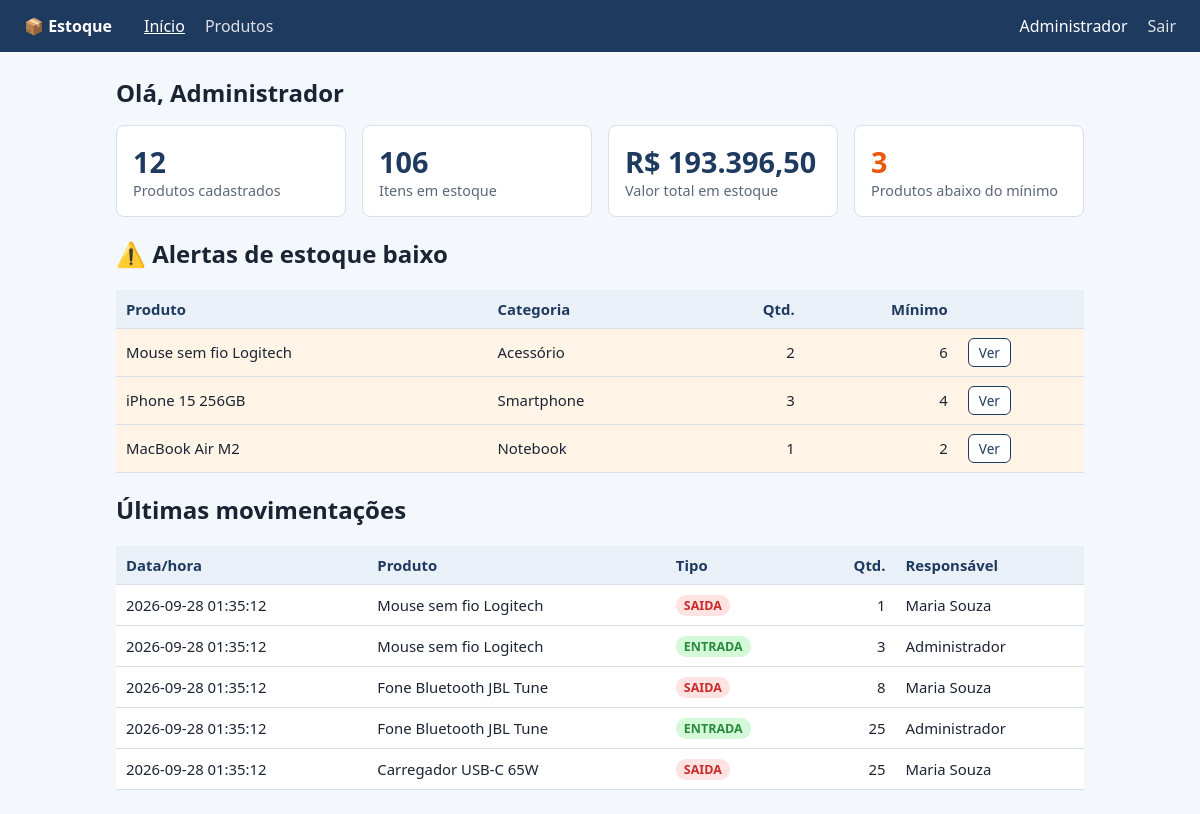
/ (signed in), run on the app's committed database.
### tables this page shows
CREATE TABLE usuarios (
  id INTEGER PRIMARY KEY AUTOINCREMENT,
  nome TEXT NOT NULL,
  login TEXT NOT NULL UNIQUE,
  senha_hash TEXT NOT NULL
);

CREATE TABLE produtos (
  id INTEGER PRIMARY KEY AUTOINCREMENT,
  nome TEXT NOT NULL,
  categoria_id INTEGER NOT NULL REFERENCES categorias(id),
  especificacoes TEXT,
  preco REAL NOT NULL CHECK (preco >= 0),
  quantidade INTEGER NOT NULL DEFAULT 0 CHECK (quantidade >= 0),
  estoque_minimo INTEGER NOT NULL DEFAULT 0 CHECK (estoque_minimo >= 0)
);

CREATE TABLE categorias (
  id INTEGER PRIMARY KEY AUTOINCREMENT,
  nome TEXT NOT NULL UNIQUE
);

CREATE TABLE movimentacoes (
  id INTEGER PRIMARY KEY AUTOINCREMENT,
  produto_id INTEGER NOT NULL REFERENCES produtos(id),
  usuario_id INTEGER NOT NULL REFERENCES usuarios(id),
  tipo TEXT NOT NULL CHECK (tipo IN ('ENTRADA','SAIDA')),
  quantidade INTEGER NOT NULL CHECK (quantidade > 0),
  data_hora TEXT NOT NULL DEFAULT (datetime('now','localtime')),
  observacao TEXT
);

### app.py (the view)
@app.route("/")
@login_required
def index():
    db = get_db()
    resumo = db.execute("""
        SELECT COUNT(*) AS total_produtos,
               COALESCE(SUM(quantidade), 0) AS total_itens,
               COALESCE(SUM(quantidade * preco), 0) AS valor_estoque,
               COALESCE(SUM(quantidade < estoque_minimo), 0) AS em_alerta
        FROM produtos""").fetchone()
    alertas = db.execute("""
        SELECT p.id, p.nome, p.quantidade, p.estoque_minimo, c.nome AS categoria
        FROM produtos p JOIN categorias c ON c.id = p.categoria_id
        WHERE p.quantidade < p.estoque_minimo
        ORDER BY (p.estoque_minimo - p.quantidade) DESC""").fetchall()
    recentes = db.execute("""
        SELECT m.tipo, m.quantidade, m.data_hora, p.nome AS produto, u.nome AS usuario
        FROM movimentacoes m
        JOIN produtos p ON p.id = m.produto_id
        JOIN usuarios u ON u.id = m.usuario_id
        ORDER BY m.data_hora DESC, m.id DESC LIMIT 5""").fetchall()
    return render_template("index.html", resumo=resumo, alertas=alertas,
                           recentes=recentes)

### app.py (called while the page is built)
def get_db():
    if "db" not in g:
        g.db = sqlite3.connect(DB_PATH)
        g.db.row_factory = sqlite3.Row
        g.db.execute("PRAGMA foreign_keys = ON")
    return g.db

def login_required(view):
    @wraps(view)
    def wrapped(*args, **kwargs):
        if "usuario_id" not in session:
            return redirect(url_for("login", next=request.path))
        return view(*args, **kwargs)
    return wrapped

### templates/index.html
{% extends "base.html" %}
{% block conteudo %}
<h1>Olá, {{ session.usuario_nome }}</h1>
<div class="cards">
  <div class="card"><div class="num">{{ resumo.total_produtos }}</div><div class="rot">Produtos cadastrados</div></div>
  <div class="card"><div class="num">{{ resumo.total_itens }}</div><div class="rot">Itens em estoque</div></div>
  <div class="card"><div class="num">R$ {{ '{:,.2f}'.format(resumo.valor_estoque).replace(',', 'X').replace('.', ',').replace('X', '.') }}</div><div class="rot">Valor total em estoque</div></div>
  <div class="card"><div class="num {{ 'alerta' if resumo.em_alerta }}">{{ resumo.em_alerta }}</div><div class="rot">Produtos abaixo do mínimo</div></div>
</div>
<h2>⚠️ Alertas de estoque baixo</h2>
{% if alertas %}
<table>
  <tr><th>Produto</th><th>Categoria</th><th class="num">Qtd.</th><th class="num">Mínimo</th><th></th></tr>
  {% for a in alertas %}
  <tr class="baixo">
    <td>{{ a.nome }}</td><td>{{ a.categoria }}</td>
    <td class="num">{{ a.quantidade }}</td><td class="num">{{ a.estoque_minimo }}</td>
    <td><a class="btn sec peq" href="{{ url_for('produto_editar', pid=a.id) }}">Ver</a></td>
  </tr>
  {% endfor %}
</table>
{% else %}
<div class="card vazio">Nenhum produto abaixo do estoque mínimo. 👍</div>
{% endif %}
<h2>Últimas movimentações</h2>
{% if recentes %}
<table>
  <tr><th>Data/hora</th><th>Produto</th><th>Tipo</th><th class="num">Qtd.</th><th>Responsável</th></tr>
  {% for m in recentes %}
  <tr>
    <td>{{ m.data_hora }}</td><td>{{ m.produto }}</td>
    <td><span class="tag {{ 'ent' if m.tipo == 'ENTRADA' else 'sai' }}">{{ m.tipo }}</span></td>
    <td class="num">{{ m.quantidade }}</td><td>{{ m.usuario }}</td>
  </tr>
  {% endfor %}
</table>
{% else %}
<div class="card vazio">Sem movimentações ainda.</div>
{% endif %}
{% endblock %}

### templates/base.html (shortened to what this page needs)
<!doctype html>
<html lang="pt-br">
<head>
<link rel="stylesheet" href="{{ url_for('static', filename='style.css') }}">
</head>
<body>
{% if session.usuario_id %}
<nav>
  <a class="marca" href="{{ url_for('index') }}">📦 Estoque</a>
  <a href="{{ url_for('index') }}" class="{{ 'ativo' if request.endpoint == 'index' }}">Início</a>
  <a href="{{ url_for('produtos_lista') }}" class="{{ 'ativo' if request.endpoint.startswith('produto') }}">Produtos</a>
  <span>{{ session.usuario_nome }}</span>
  <a href="{{ url_for('logout') }}">Sair</a>
</nav>
{% endif %}
<main>
  {% block conteudo %}{% endblock %}
</main>
</body>
</html>

### static/style.css (style rules this page uses)
:root { --azul:#1f3a5f;--bg:#f4f7fb;--borda:#d7dfeb;--erro:#c92a2a;--ok:#2b8a3e;--alerta:#e8590c }
* { box-sizing:border-box }
body { margin:0;font-family:system-ui,Arial,sans-serif;background:var(--bg);color:#1b2433 }
nav { background:var(--azul);color:#fff;display:flex;align-items:center;gap:20px;padding:0 24px;height:52px }
nav a { color:#fff;text-decoration:none;opacity:.85 }
nav a:hover,nav a.ativo { opacity:1;text-decoration:underline }
nav .marca { font-weight:700;opacity:1;margin-right:12px }
main { max-width:1000px;margin:24px auto;padding:0 16px }
h1 { margin:0 0 16px;font-size:1.5rem }
.card { background:#fff;border:1px solid var(--borda);border-radius:8px;padding:16px;margin-bottom:20px }
.cards { display:grid;grid-template-columns:repeat(auto-fit,minmax(200px,1fr));gap:16px;margin-bottom:20px }
.cards .card { margin:0 }
.cards .num { font-size:1.8rem;font-weight:700;color:var(--azul) }
.cards .num.alerta { color:var(--alerta) }
.cards .rot { color:#5b6779;font-size:.9rem }
table { width:100%;border-collapse:collapse;background:#fff }
th,td { padding:9px 10px;border-bottom:1px solid var(--borda);text-align:left;font-size:.93rem }
th { background:#eaf0f8;color:var(--azul) }
td.num,th.num { text-align:right }
tr.baixo td { background:#fff4e6 }
.tag { display:inline-block;padding:2px 8px;border-radius:10px;font-size:.78rem;font-weight:600 }
.tag.ent { background:#d3f9d8;color:var(--ok) }
.tag.sai { background:#ffe3e3;color:var(--erro) }
.btn { display:inline-block;background:var(--azul);color:#fff;border:0;border-radius:6px;padding:8px 16px;font:inherit;cursor:pointer;text-decoration:none }
.btn.sec { background:#fff;color:var(--azul);border:1px solid var(--azul) }
.btn.peq { padding:4px 10px;font-size:.85rem }

### data on the page
usuarios: usuario_nome "Administrador"
produtos: nome "Mouse sem fio Logitech", categoria "Acessório", quantidade "2", estoque_minimo "6"
produtos: nome "iPhone 15 256GB", categoria "Smartphone", quantidade "3", estoque_minimo "4"
produtos: nome "MacBook Air M2", categoria "Notebook", quantidade "1", estoque_minimo "2"
movimentacoes: data_hora "2026-09-28 01:35:12", produto "Mouse sem fio Logitech", tipo "SAIDA", quantidade "1", usuario "Maria Souza"
movimentacoes: data_hora "2026-09-28 01:35:12", produto "Mouse sem fio Logitech", tipo "ENTRADA", quantidade "3", usuario "Administrador"
movimentacoes: data_hora "2026-09-28 01:35:12", produto "Fone Bluetooth JBL Tune", tipo "SAIDA", quantidade "8", usuario "Maria Souza"
movimentacoes: data_hora "2026-09-28 01:35:12", produto "Fone Bluetooth JBL Tune", tipo "ENTRADA", quantidade "25", usuario "Administrador"
movimentacoes: data_hora "2026-09-28 01:35:12", produto "Carregador USB-C 65W", tipo "SAIDA", quantidade "25", usuario "Maria Souza"

### other printed values
{{ resumo.total_produtos }} "12"
{{ resumo.total_itens }} "106"
{{ resumo.em_alerta }} "3"
